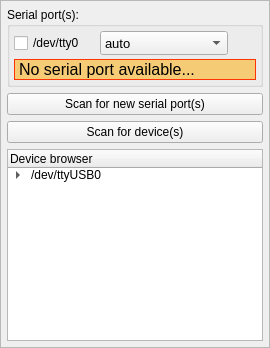
     <widget class="QFrame" name="frameDevices">
      <property name="minimumSize">
       <size>
        <width>240</width>
        <height>0</height>
       </size>
      </property>
      <property name="maximumSize">
       <size>
        <width>280</width>
        <height>16777215</height>
       </size>
      </property>
      <property name="frameShape">
       <enum>QFrame::StyledPanel</enum>
      </property>
      <property name="frameShadow">
       <enum>QFrame::Raised</enum>
      </property>
      <layout class="QVBoxLayout" name="verticalLayout_3">
       <property name="spacing">
        <number>6</number>
       </property>
       <property name="leftMargin">
        <number>6</number>
       </property>
       <property name="topMargin">
        <number>6</number>
       </property>
       <property name="rightMargin">
        <number>6</number>
       </property>
       <property name="bottomMargin">
        <number>6</number>
       </property>
       <item>
        <widget class="QGroupBox" name="groupPorts1">
         <property name="title">
          <string>Serial port(s):</string>
         </property>
         <layout class="QVBoxLayout" name="verticalLayout_4">
          <property name="spacing">
           <number>4</number>
          </property>
          <property name="leftMargin">
           <number>4</number>
          </property>
          <property name="topMargin">
           <number>4</number>
          </property>
          <property name="rightMargin">
           <number>4</number>
          </property>
          <property name="bottomMargin">
           <number>4</number>
          </property>
          <item>
           <layout class="QVBoxLayout" name="verticalLayout_2">
            <item>
             <layout class="QGridLayout" name="groupPorts">
              <item row="0" column="2">
               <widget class="QPushButton" name="p2_pushButton">
                <property name="minimumSize">
                 <size>
                  <width>24</width>
                  <height>24</height>
                 </size>
                </property>
                <property name="maximumSize">
                 <size>
                  <width>24</width>
                  <height>24</height>
                 </size>
                </property>
                <property name="accessibleName">
                 <string notr="true"/>
                </property>
                <property name="text">
                 <string/>
                </property>
                <property name="icon">
                 <iconset resource="../resources/resources.qrc">
                  <normaloff>:/icons/icons/emblem-ubuntuone-updating.svg</normaloff>:/icons/icons/emblem-ubuntuone-updating.svg</iconset>
                </property>
                <property name="iconSize">
                 <size>
                  <width>24</width>
                  <height>24</height>
                 </size>
                </property>
                <property name="flat">
                 <bool>true</bool>
                </property>
               </widget>
              </item>
              <item row="0" column="0">
               <widget class="QCheckBox" name="p2_checkBox">
                <property name="toolTip">
                 <string notr="true"/>
                </property>
                <property name="accessibleName">
                 <string notr="true"/>
                </property>
                <property name="text">
                 <string notr="true">/dev/tty0</string>
                </property>
               </widget>
              </item>
              <item row="0" column="1">
               <widget class="QComboBox" name="p1_comboBox">
                <property name="sizePolicy">
                 <sizepolicy hsizetype="MinimumExpanding" vsizetype="Fixed">
                  <horstretch>0</horstretch>
                  <verstretch>0</verstretch>
                 </sizepolicy>
                </property>
                <property name="minimumSize">
                 <size>
                  <width>80</width>
                  <height>0</height>
                 </size>
                </property>
                <property name="maximumSize">
                 <size>
                  <width>128</width>
                  <height>24</height>
                 </size>
                </property>
                <property name="font">
                 <font>
                  <pointsize>10</pointsize>
                 </font>
                </property>
                <property name="toolTip">
                 <string notr="true"/>
                </property>
                <property name="accessibleName">
                 <string notr="true"/>
                </property>
                <item>
                 <property name="text">
                  <string>auto</string>
                 </property>
                </item>
               </widget>
              </item>
             </layout>
            </item>
           </layout>
          </item>
          <item>
           <widget class="QLabel" name="serialPortErrors_label">
            <property name="font">
             <font>
              <pointsize>12</pointsize>
             </font>
            </property>
            <property name="toolTip">
             <string>&lt;html&gt;&lt;head/&gt;&lt;body&gt;&lt;p&gt;Is your USB2Dynamixel or USB2AX connected?&lt;/p&gt;&lt;/body&gt;&lt;/html&gt;</string>
            </property>
            <property name="styleSheet">
             <string notr="true">border: 1px solid rgb(255, 53, 3);
background: rgba(255, 170, 0, 128);</string>
            </property>
            <property name="text">
             <string>No serial port available...</string>
            </property>
           </widget>
          </item>
         </layout>
        </widget>
       </item>
       <item>
        <widget class="QPushButton" name="pushScanSerial">
         <property name="toolTip">
          <string>&lt;html&gt;&lt;head/&gt;&lt;body&gt;&lt;p&gt;&lt;span style=&quot; font-weight:600;&quot;&gt;Prerequisit:&lt;/span&gt;&lt;/p&gt;&lt;p&gt;Make sure you got the right serial adapter for the job!&lt;/p&gt;&lt;p&gt;If you are running Windows, you will also need to install the right driver for your adapter.&lt;/p&gt;&lt;/body&gt;&lt;/html&gt;</string>
         </property>
         <property name="text">
          <string>Scan for new serial port(s)</string>
         </property>
         <property name="icon">
          <iconset resource="../resources/resources.qrc">
           <normaloff>:/icons/icons/emblem-ubuntuone-unsynchronized.svg</normaloff>:/icons/icons/emblem-ubuntuone-unsynchronized.svg</iconset>
         </property>
        </widget>
       </item>
       <item>
        <widget class="QPushButton" name="pushScanServo">
         <property name="toolTip">
          <string>&lt;html&gt;&lt;head/&gt;&lt;body&gt;&lt;p&gt;Doesn't work? Use the &amp;quot;advance scanner&amp;quot; to find out where your devices are hiding!&lt;/p&gt;&lt;/body&gt;&lt;/html&gt;</string>
         </property>
         <property name="text">
          <string>Scan for device(s)</string>
         </property>
         <property name="icon">
          <iconset resource="../resources/resources.qrc">
           <normaloff>:/icons/icons/emblem-ubuntuone-updating.svg</normaloff>:/icons/icons/emblem-ubuntuone-updating.svg</iconset>
         </property>
        </widget>
       </item>
       <item>
        <widget class="QTreeWidget" name="deviceTreeWidget">
         <property name="sizePolicy">
          <sizepolicy hsizetype="Preferred" vsizetype="Expanding">
           <horstretch>0</horstretch>
           <verstretch>0</verstretch>
          </sizepolicy>
         </property>
         <property name="toolTip">
          <string/>
         </property>
         <column>
          <property name="text">
           <string>Device browser</string>
          </property>
         </column>
         <item>
          <property name="text">
           <string notr="true">/dev/ttyUSB0</string>
          </property>
          <item>
           <property name="text">
            <string notr="true">[#?] Servo</string>
           </property>
          </item>
         </item>
        </widget>
       </item>
      </layout>
     </widget>
